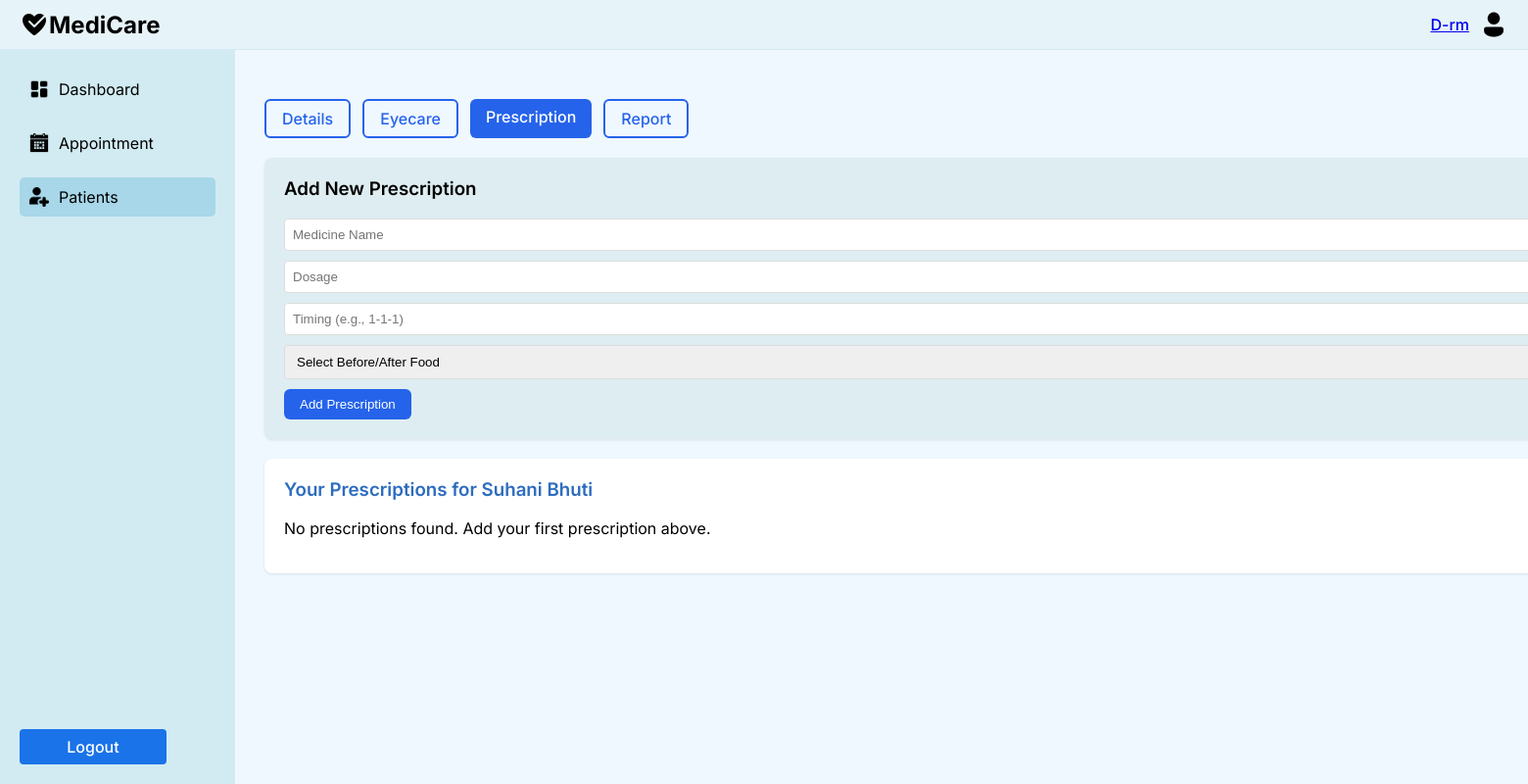
The app's page /accounts/staff_pat_pres/7/ (signed in), older data.
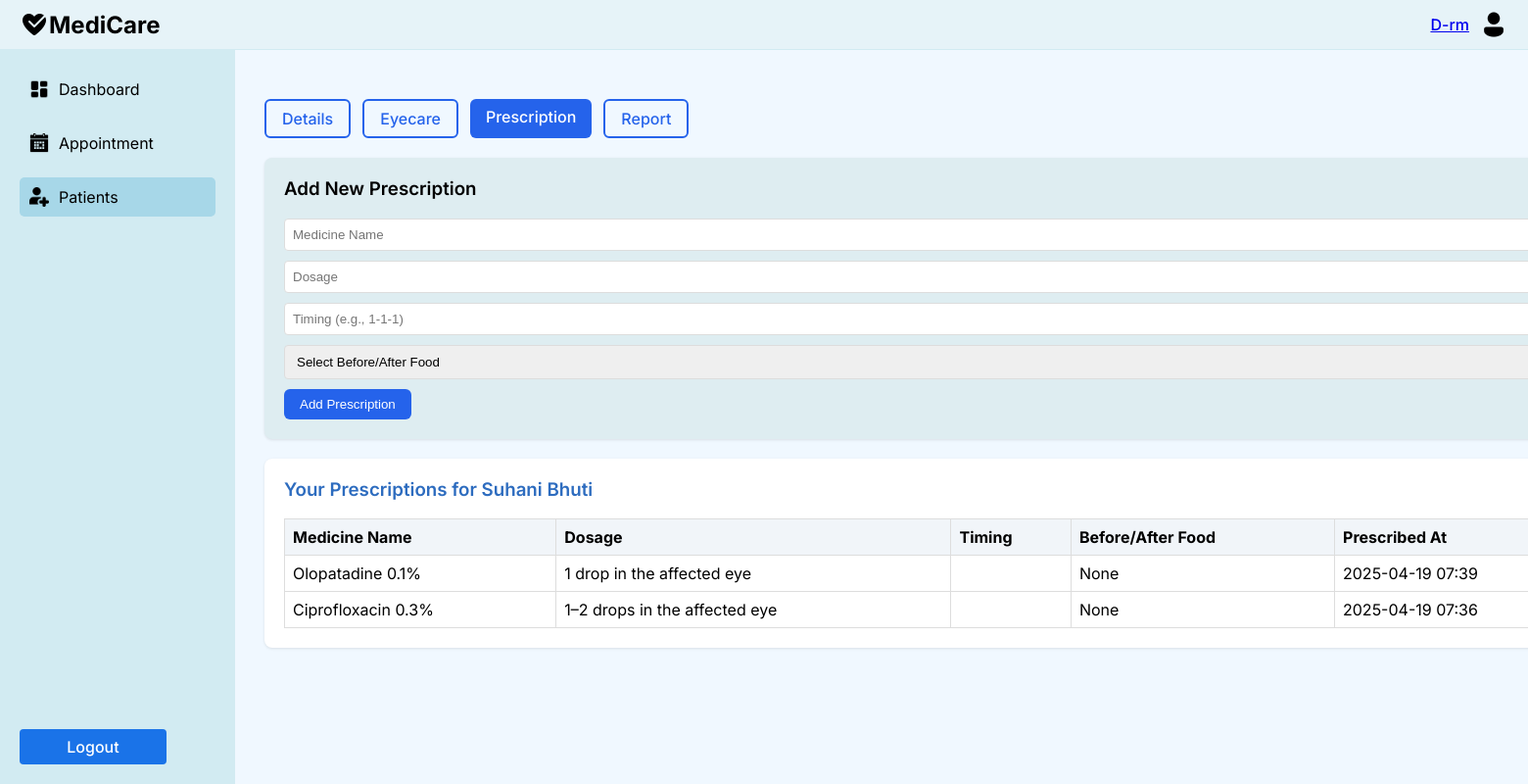
The same page, newer data.
### accounts/models.py (models this page shows, shortened)
class Prescription(models.Model):
    patient = models.ForeignKey(settings.AUTH_USER_MODEL, on_delete=models.CASCADE, related_name='prescriptions')
    doctor = models.ForeignKey(settings.AUTH_USER_MODEL, on_delete=models.CASCADE, related_name='prescribed_by')
    medicine_name = models.CharField(max_length=100)
    dosage = models.CharField(max_length=50)
    timing_pattern = models.CharField(max_length=10)
    before_after_food = models.CharField(max_length=10, choices=[('before', 'Before Food'), ('after', 'After Food'), ('none', 'None')])
    prescribed_at = models.DateTimeField(default=timezone.now)
    reminders_enabled = models.BooleanField(default=False)
    class Meta:
        ordering = ['-prescribed_at']

### accounts/views.py (the view)
# urls.py: path('staff_pat_pres/<int:patient_id>/', views.staff_pat_pres, name='staff_pat_pres'),
@login_required
def staff_pat_pres(request, patient_id):
    patient = get_object_or_404(PatientReg, id=patient_id)
    prescriptions = Prescription.objects.filter(
        patient=patient.user,
        doctor=request.user
    ).order_by('-prescribed_at')
    is_dialysis_doctor = False
    is_eyecare_doctor = False
    if request.user.role == User.DOCTOR:
        try:
            staff = StaffD.objects.get(user=request.user)
            is_dialysis_doctor = staff.department == 'Dialysis'
            is_eyecare_doctor = staff.department == 'EyeCare'
            is_cardio_doctor = staff.department == 'Cardiology'
        except StaffD.DoesNotExist:
            pass
    context = {
        'patient': patient,
        'prescriptions': prescriptions,
        'is_dialysis_doctor': is_dialysis_doctor,
        'is_eyecare_doctor': is_eyecare_doctor,
        'full_name': request.user.get_full_name() or request.user.username,
        "is_cardio_doctor": is_cardio_doctor,
    }
    return render(request, 'accounts/staff_pat_pres.html', context)

### accounts/context_processors.py (called while the page is built)
def media_url(request):
    return {
        'MEDIA_URL': settings.MEDIA_URL,
    }

### templates/accounts/staff_pat_pres.html (shortened to what this page needs)
<!DOCTYPE html>
<html lang="en">
<head>
</head>
<body>
    <div class="container">
        <div class="navbar">
            <div class="logo">
                <img src="{{ MEDIA_URL }}Heart Health.png" alt="Heart Icon">
                MediCare
            </div>
            <div class="profile">
                <span><a href="{% url 'staff_reg' %}"> {{ full_name }} </a></span>
                <img src="{{ MEDIA_URL }}Male User.png" alt="Dr. Sarah K Profile">
            </div>
        </div>
        <div class="content">
            <div class="sidebar">
                <a href="{% url 'staff_dash' %}" class="menu-item">
                    <img src="{{ MEDIA_URL }}Control Panel.png" alt="Dashboard">
                    Dashboard
                </a>
                <a href="{% url 'staff_app' %}" class="menu-item">
                    <img src="{{ MEDIA_URL }}appointment.png" alt="Appointment">
                    Appointment
                </a>
                <div class="menu-item active">
                    <img src="{{ MEDIA_URL }}patient.png" alt="Patients">
                    Patients
                </div>
                <div class="logout">
                    <a href="{% url 'logouts' %}" class="logout-btn">Logout</a>
                </div>
            </div>
            <div class="main-content">
                <div class="button-group">
                    <a href="{% url 'staff_pat1' patient.id %}" class="btn inactive">Details</a>
                    {% if is_eyecare_doctor %}
                     <a href="{% url 'staff_pat_eyecare' patient.id %}" class="btn inactive">Eyecare</a>
                    {% endif %}
                    <a href="{% url 'staff_pat_pres' patient.id %}" class="btn">Prescription</a>
                    <a href="{% url 'staff_pat_rep' patient.id %}" class="btn inactive">Report</a>
                </div>
<div class="prescription-form">
    <h3>Add New Prescription</h3>
    <form method="post" action="{% url 'add_prescription' patient.id %}">
        <input type="text" name="medicine_name" placeholder="Medicine Name" required>
        <input type="text" name="dosage" placeholder="Dosage" required>
        <input type="text" name="timing" placeholder="Timing (e.g., 1-1-1)" required>
        <select name="before_after_food" required>
            <option value="">Select Before/After Food</option>
        </select>
        <button type="submit">Add Prescription</button>
    </form>
</div>
<div class="prescription-list">
    <h3>Your Prescriptions for {{ patient.full_name }}</h3>
    {% if prescriptions %}
    <table>
        <thead>
            <tr>
                <th>Medicine Name</th>
                <th>Dosage</th>
                <th>Timing</th>
                <th>Before/After Food</th>
                <th>Prescribed At</th>
            </tr>
        </thead>
        <tbody>
            {% for prescription in prescriptions %}
            <tr>
                <td>{{ prescription.medicine_name }}</td>
                <td>{{ prescription.dosage }}</td>
                <td>{{ prescription.timing }}</td>
                <td>{{ prescription.get_before_after_food_display }}</td>
                <td>{{ prescription.prescribed_at|date:"Y-m-d H:i" }}</td>
            </tr>
            {% endfor %}
        </tbody>
    </table>
    {% else %}
    <p>No prescriptions found. Add your first prescription above.</p>
    {% endif %}
</div>
</div>
</div>
</div>
</body>
</html>

Row changes from the older to the newer data that the page shows:
added Prescription: medicine_name "Olopatadine 0.1%", dosage "1 drop in the affected eye", before_after_food "None", prescribed_at "2025-04-19 07:39"
added Prescription: medicine_name "Ciprofloxacin 0.3%", dosage "1–2 drops in the affected eye", before_after_food "None", prescribed_at "2025-04-19 07:36"
Text that changed along with them:
text no longer shown: "No prescriptions found. Add your first prescription above."
text now shown: "Medicine Name Dosage Timing Before/After Food Prescribed At"
